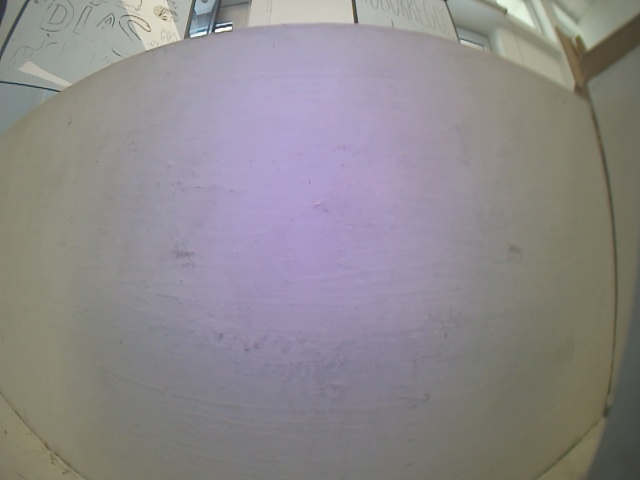
#> input picture maze/com/none/foto_016.jpg, 640 x 480 px, found by its file name; its folder holds 4 pictures in this run
$ python grayConverter.py
#> lines starting #> are read from the running program, lines starting #| are printed output that depends on the picture

import os
from PIL import Image
input_path="C:\\Users\\ferna\\Documents\\robocup-rescuemaze-2025-4\\fotos\\dataset_HSU\\none"
outputh_path="C:\\Users\\ferna\\Documents\\robocup-rescuemaze-2025-4\\fotos\\grayDataset\\none"
os.makedirs(outputh_path,exist_ok=True)#crear carpeta si no ha sido creada

for archivo in os.listdir(input_path):#recorrer archivos
    if archivo.endswith(".jpg") or archivo.endswith(".png"):#si es imagen
        img=Image.open(os.path.join(input_path,archivo))#abrir imagen usando PIL
#> img is the input picture: PIL image 640x480 RGB; mean R, G, B 140.9, 136.8, 139.3
        img_gray=img.convert("L")#convertir a grises
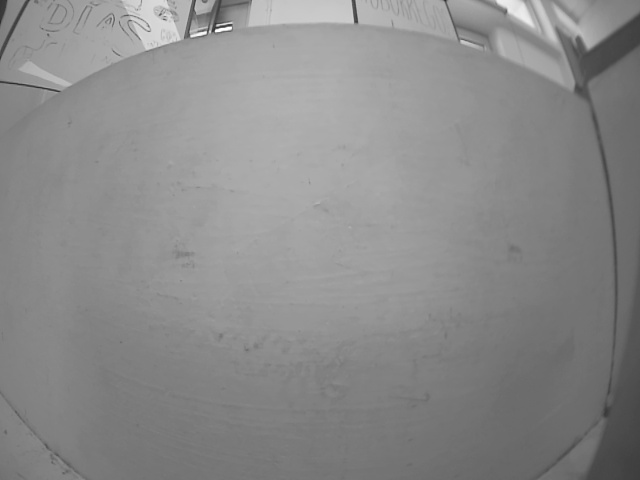
#> img_gray: PIL image 640x480 L; min 42, max 255, mean 138.3
        img_gray.save(os.path.join(outputh_path,f"graycale_{archivo}"))#guardar
#> pass 2 of the loop `for archivo in os.listdir(input_path):#recorrer archivos`:
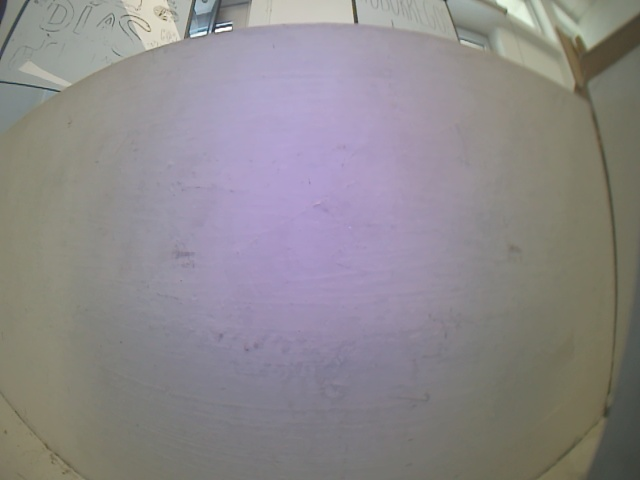
#> input picture maze/com/none/foto_018.jpg, 640 x 480 px, found by its file name
#> img is the input picture: PIL image 640x480 RGB; mean R, G, B 140.6, 136.6, 139.1
#> `img_gray=img.convert("L")#convertir a grises`:
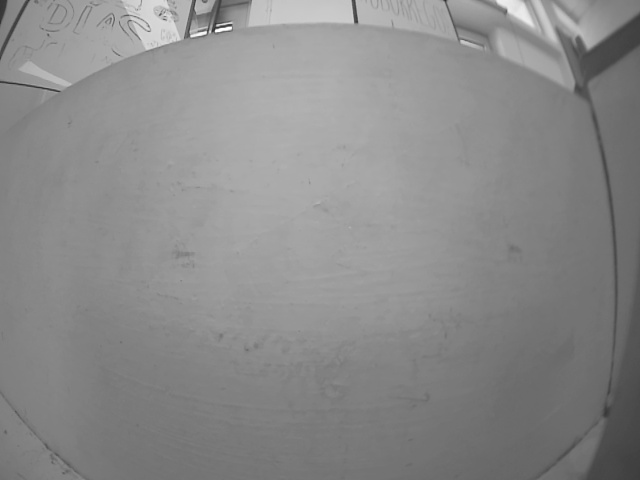
#> img_gray: PIL image 640x480 L; min 44, max 255, mean 138.1
#> pass 3 of the loop `for archivo in os.listdir(input_path):#recorrer archivos`:
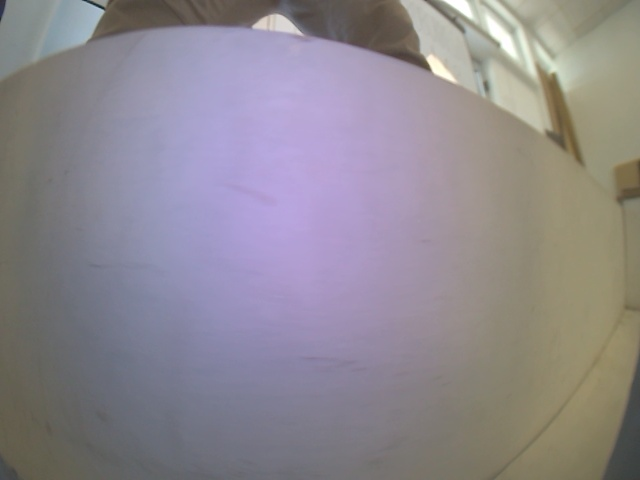
#> input picture maze/com/none/foto_052.jpg, 640 x 480 px, found by its file name
#> img is the input picture: PIL image 640x480 RGB; mean R, G, B 142, 136.4, 143.5
#> `img_gray=img.convert("L")#convertir a grises`:
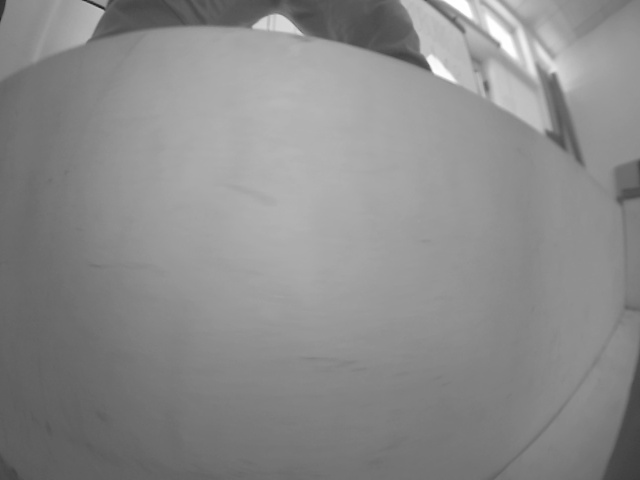
#> img_gray: PIL image 640x480 L; min 33, max 255, mean 138.9
#> the loop made 4 passes; the first 3 are shown
print("completado")
